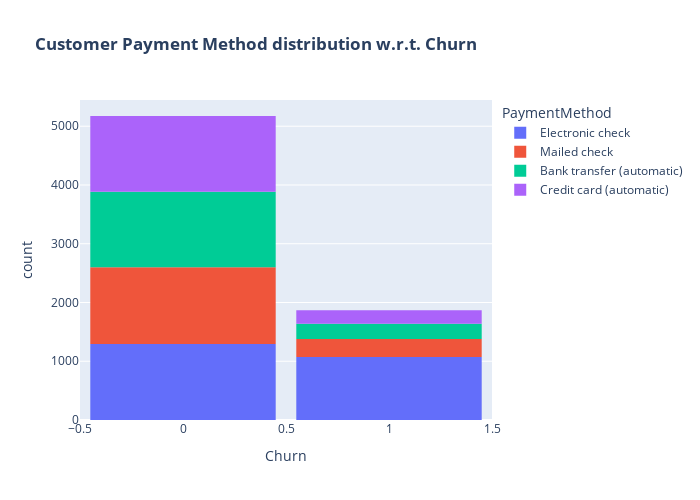

Write notebook code for a chart like this one.
### Code cell
fig = px.histogram(df, x="Churn", color="PaymentMethod", title="<b>Customer Payment Method distribution w.r.t. Churn</b>")
fig.update_layout(width=700, height=500, bargap=0.1)
fig.show()

### Figure 1 — Plotly figure (JSON) as saved in the notebook; plotly's stock layout.template omitted (floating-point values rounded to 4 significant figures; data arrays with more than 128 entries replaced by an {"elided": "..."} marker saying what was removed)
{"data": [{"alignmentgroup": "True", "bingroup": "x", "hovertemplate": "PaymentMethod=Electronic check<br>Churn=%{x}<br>count=%{y}<extra></extra>", "legendgroup": "Electronic check", "marker": {"color": "#636efa", "pattern": {"shape": ""}}, "name": "Electronic check", "offsetgroup": "Electronic check", "orientation": "v", "showlegend": true, "type": "histogram", "x": {"elided": "2365 int values"}, "xaxis": "x", "yaxis": "y"}, {"alignmentgroup": "True", "bingroup": "x", "hovertemplate": "PaymentMethod=Mailed check<br>Churn=%{x}<br>count=%{y}<extra></extra>", "legendgroup": "Mailed check", "marker": {"color": "#EF553B", "pattern": {"shape": ""}}, "name": "Mailed check", "offsetgroup": "Mailed check", "orientation": "v", "showlegend": true, "type": "histogram", "x": {"elided": "1612 int values"}, "xaxis": "x", "yaxis": "y"}, {"alignmentgroup": "True", "bingroup": "x", "hovertemplate": "PaymentMethod=Bank transfer (automatic)<br>Churn=%{x}<br>count=%{y}<extra></extra>", "legendgroup": "Bank transfer (automatic)", "marker": {"color": "#00cc96", "pattern": {"shape": ""}}, "name": "Bank transfer (automatic)", "offsetgroup": "Bank transfer (automatic)", "orientation": "v", "showlegend": true, "type": "histogram", "x": {"elided": "1544 int values"}, "xaxis": "x", "yaxis": "y"}, {"alignmentgroup": "True", "bingroup": "x", "hovertemplate": "PaymentMethod=Credit card (automatic)<br>Churn=%{x}<br>count=%{y}<extra></extra>", "legendgroup": "Credit card (automatic)", "marker": {"color": "#ab63fa", "pattern": {"shape": ""}}, "name": "Credit card (automatic)", "offsetgroup": "Credit card (automatic)", "orientation": "v", "showlegend": true, "type": "histogram", "x": {"elided": "1522 int values"}, "xaxis": "x", "yaxis": "y"}], "layout": {"bargap": 0.1, "barmode": "relative", "height": 500, "legend": {"title": {"text": "PaymentMethod"}, "tracegroupgap": 0}, "title": {"text": "<b>Customer Payment Method distribution w.r.t. Churn</b>"}, "width": 700, "xaxis": {"anchor": "y", "autorange": true, "domain": [0, 1], "range": [-0.5, 1.5], "title": {"text": "Churn"}, "type": "linear"}, "yaxis": {"anchor": "x", "autorange": true, "domain": [0, 1], "range": [0, 5446.0], "title": {"text": "count"}}}}
